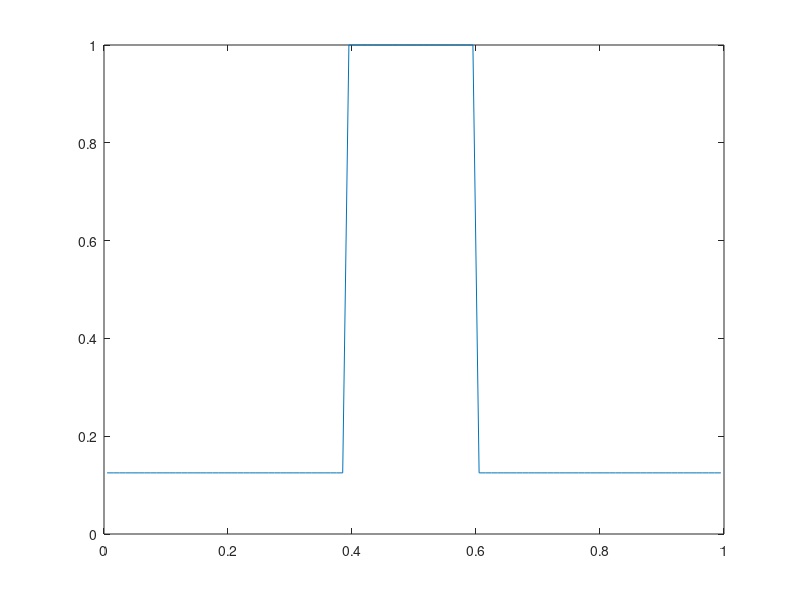
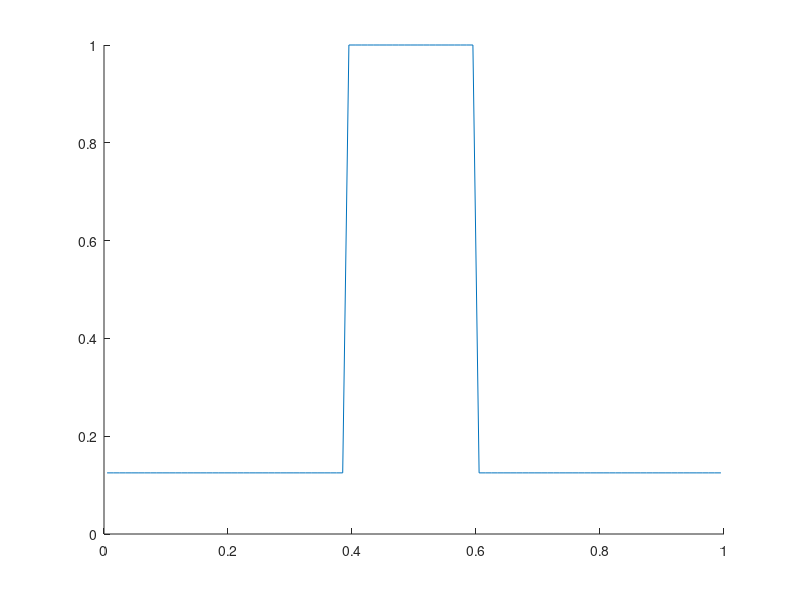

Source code (MATLAB) for these figures, in order: (Note: this script raises an error after producing the figures.)
%% Sod Shock Tube
clc
clear
close all

%%
N = 100;
gamma = 1.4;

u = zeros(N,3);

T = 300;

%Setting Initial Conditions with a square wave at the center
u(:,1) = 0.125;
squareOffset = 10;
u(round(size(u,1)/2)-squareOffset:round(size(u,1)/2)+squareOffset,1) = 1;

P = u(:,1).*287.*T;
u(:,3) = (P)./(gamma - 1) + (1/2)*u(:,1).*abs(u(:,2)).^2;
%Defining coordinates
u_coord = (0+(1/N/2):1/N:1-(1/N/2))';

c1 = plot(u_coord,u(:,1),'Color',[0, 0.4470, 0.7410]);

E2N = [(1:N-1)',(2:N)'];

E2N = [E2N;N,1];


CFL = 1; %CFL number of 1
d_x = 1./N;

T = 10;

%% Forward Euler Stepping
figure()
hold on


t = 0;
c1 = plot(u_coord,u(:,1),'Color',[0, 0.4470, 0.7410]);
drawnow
count = 0;
u_history = zeros(size(u,1),size(u,2),1);
t_history = [];
save = 1;
while t < T
    count = count + 1;
    dt = 1E-6;
    %RK2
    [Residual_1] = calculateResidual_periodic(u,N,E2N,@roe);

    u_1 = u - dt.*Residual_1./d_x;
    [Residual_2] = calculateResidual_periodic(u_1,N,E2N,@roe);
    u = u - dt.*(0.5.*(Residual_1+Residual_2));
    
    %%%%%%%%%%%Output statements
    if mod(count,100) == 0
        fprintf("Residual = "+ sum(abs(Residual_1),'all')+", t = "+t+"\n");
        delete(c1);
        c1 = plot(u_coord,u(:,1),'Color',[0, 0.4470, 0.7410]);
        drawnow
    end

    if mod(count,1E4) == 0
        u_history(:,:,save) = u;
        t_history = [t_history;t];
        save = save + 1;
        fprintf("Solution Saved!\n\n")
    end
    %%%%%%%%%%%%%%%%%%%%%%%%%%%%
    %Advance in Time
    t = t + dt;
   
end
plot(u_coord,u(:,1))
legend('Initial','Final')
xlabel('x')
ylabel('rho')



%% Functions Declared

%Calculate residual for 1 timestep
function [Residual] = calculateResidual_freestream(u,N,E2N,flux)
    EdgeFlux = zeros(size(E2N,1),3);
    Residual = zeros(N,size(u,2)); 
    for i = 1:size(E2N,1)
        L_indx = E2N(i,1);
        R_indx = E2N(i,2);
        uL = u(L_indx,:);
        uR = u(R_indx,:);
        uL_temp = [uL(1),uL(2),0,uL(3)];
        uR_temp = [uR(1),uR(2),0,uR(3)];
        [F] = flux(uL_temp,uR_temp,[1;0]);
        F(3) = []; 
        EdgeFlux(i,:) = F;
    end

    for i = 1:size(EdgeFlux,1)
        L_indx = E2N(i,1);
        R_indx = E2N(i,2);
        if L_indx ~= 1
            Residual(L_indx,:) = Residual(L_indx,:) + EdgeFlux(i,:);
        end
        if R_indx ~= max(max(E2N))
            Residual(R_indx,:) = Residual(R_indx,:) - EdgeFlux(i,:);
        end
    end
end

function [Residual] = calculateResidual_periodic(u,N,E2N,flux)
    EdgeFlux = zeros(size(E2N,1),3);
    Residual = zeros(N,size(u,2)); 
    for i = 1:size(E2N,1)
        L_indx = E2N(i,1);
        R_indx = E2N(i,2);
        uL = u(L_indx,:);
        uR = u(R_indx,:);
        uL_temp = [uL(1),uL(2),0,uL(3)];
        uR_temp = [uR(1),uR(2),0,uR(3)];
        [F] = flux(uL_temp,uR_temp,[1;0]);
        F(3) = []; 
        EdgeFlux(i,:) = F;
        Residual(L_indx,:) = Residual(L_indx,:) + F;
        Residual(R_indx,:) = Residual(R_indx,:) - F;
    end
end
